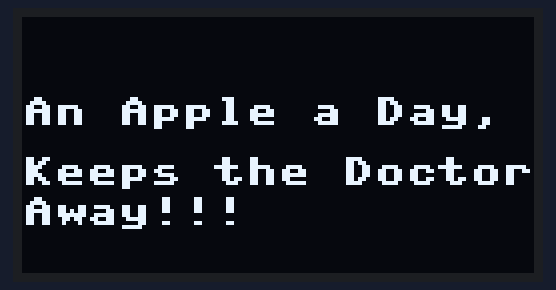
Bench run of a program on a simulated Raspberry Pi Pico running MicroPython. Shown: 128×64 one-colour display.

Above: at 0.2 s.

The program:

main.py.py
```python
from machine import Pin, I2C
from ssd1306 import SSD1306_I2C
WIDTH =128
HEIGHT= 64
i2c=I2C(0,scl=Pin(1),sda=Pin(0),freq=200000)
oled = SSD1306_I2C(WIDTH,HEIGHT,i2c)
while True:
    oled.fill(0)
    oled.text("An Apple a Day,", 0, 20)
    oled.text("Keeps the Doctor", 0, 35)
    oled.text("Away!!!", 0, 45)
    oled.show()
```
